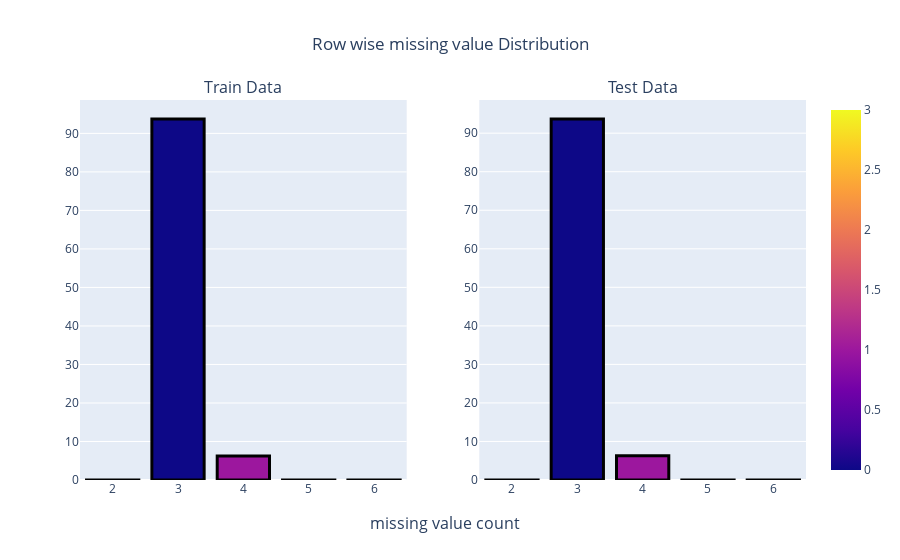

The cell this chart's notebook holds for it:
### Code cell
fig = make_subplots( rows = 1,
                    cols = 2,
                    column_titles = ["Train Data", "Test Data"],
                    x_title = " missing value count")

fig.add_trace(go.Bar( x = missing_train_row["No"],
                     y = missing_train_row["Count"],
                     marker = dict(color = [n for n in range(4)],
                                   line_color="rgb(0,0,0)",
                                   line_width = 3,
                                   coloraxis = "coloraxis")),
              1,1)
                     
fig.add_trace(go.Bar( x = missing_test_row["No"],
                     y = missing_test_row["Count"],
                     marker = dict(color = [n for n in range(4)],
                                   line_color = "rgb(0,0,0)",
                                   line_width = 3,
                                   coloraxis = "coloraxis")),
              1,2)

fig.update_layout(showlegend = False, title_text = "Row wise missing value Distribution", title_x = 0.5)

fig.show()

### Figure 1 — Plotly figure (JSON) as saved in the notebook; plotly's stock layout.template omitted (floating-point values rounded to 4 significant figures)
{"data": [{"marker": {"color": [0, 1, 2, 3], "coloraxis": "coloraxis", "line": {"color": "rgb(0, 0, 0)", "width": 3}}, "type": "bar", "x": [3, 4, 2, 5, 6], "xaxis": "x", "y": [93.73, 6.222, 0.0263, 0.01421, 0.004264], "yaxis": "y"}, {"marker": {"color": [0, 1, 2, 3], "coloraxis": "coloraxis", "line": {"color": "rgb(0, 0, 0)", "width": 3}}, "type": "bar", "x": [3, 4, 2, 5, 6], "xaxis": "x2", "y": [93.68, 6.278, 0.02878, 0.01066, 0.003198], "yaxis": "y2"}], "layout": {"annotations": [{"font": {"size": 16}, "showarrow": false, "text": "Train Data", "x": 0.225, "xanchor": "center", "xref": "paper", "y": 1, "yanchor": "bottom", "yref": "paper"}, {"font": {"size": 16}, "showarrow": false, "text": "Test Data", "x": 0.775, "xanchor": "center", "xref": "paper", "y": 1, "yanchor": "bottom", "yref": "paper"}, {"font": {"size": 16}, "showarrow": false, "text": " missing value count", "x": 0.5, "xanchor": "center", "xref": "paper", "y": 0, "yanchor": "top", "yref": "paper", "yshift": -30}], "autosize": true, "showlegend": false, "title": {"text": "Row wise missing value Distribution", "x": 0.5}, "xaxis": {"anchor": "y", "autorange": true, "domain": [0, 0.45], "range": [1.5, 6.5], "type": "linear"}, "xaxis2": {"anchor": "y2", "autorange": true, "domain": [0.55, 1], "range": [1.5, 6.5], "type": "linear"}, "yaxis": {"anchor": "x", "autorange": true, "domain": [0, 1], "range": [0, 98.67], "type": "linear"}, "yaxis2": {"anchor": "x2", "autorange": true, "domain": [0, 1], "range": [0, 98.61], "type": "linear"}}}
